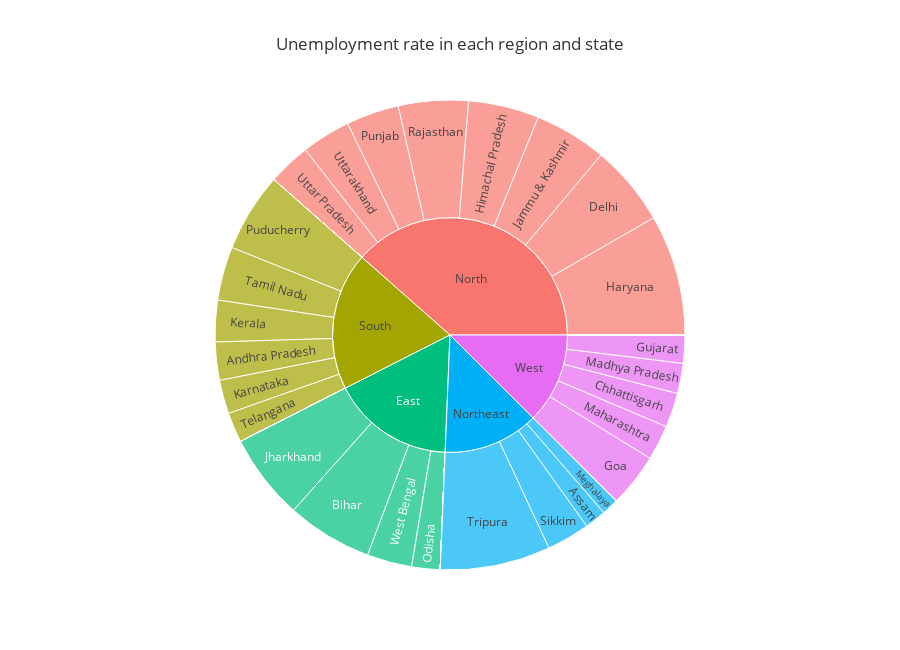

The cell this chart's notebook holds for it:
### Code cell
# Sunburst chart showing unemployment rate in each region and state

unemplo_data = un_data[['States', 'Region', 'Estimated Unemployment Rate',
                 'Estimated Employed', 'Estimated Labour Participation Rate']]
unemplo = unemplo_data.groupby(['Region', 'States'])['Estimated Unemployment Rate'].mean().reset_index()
fig = px.sunburst(unemplo, path=['Region', 'States'], values='Estimated Unemployment Rate',
                  color_continuous_scale='Plasma', title='Unemployment rate in each region and state',
                  height=650, template='ggplot2')
fig.show()

### Figure 1 — Plotly figure (JSON) as saved in the notebook; plotly's stock layout.template omitted (floating-point values rounded to 4 significant figures; data arrays with more than 128 entries replaced by an {"elided": "..."} marker saying what was removed)
{"data": [{"branchvalues": "total", "domain": {"x": [0, 1], "y": [0, 1]}, "hovertemplate": "labels=%{label}<br>Estimated Unemployment Rate=%{value}<br>parent=%{parent}<br>id=%{id}<extra></extra>", "ids": {"elided": "140 str values"}, "labels": {"elided": "140 str values"}, "name": "", "parents": {"elided": "140 str values"}, "type": "sunburst", "values": {"elided": "140 float values"}}], "layout": {"height": 650, "legend": {"tracegroupgap": 0}, "title": {"text": "Unemployment rate in each region and state"}}}
